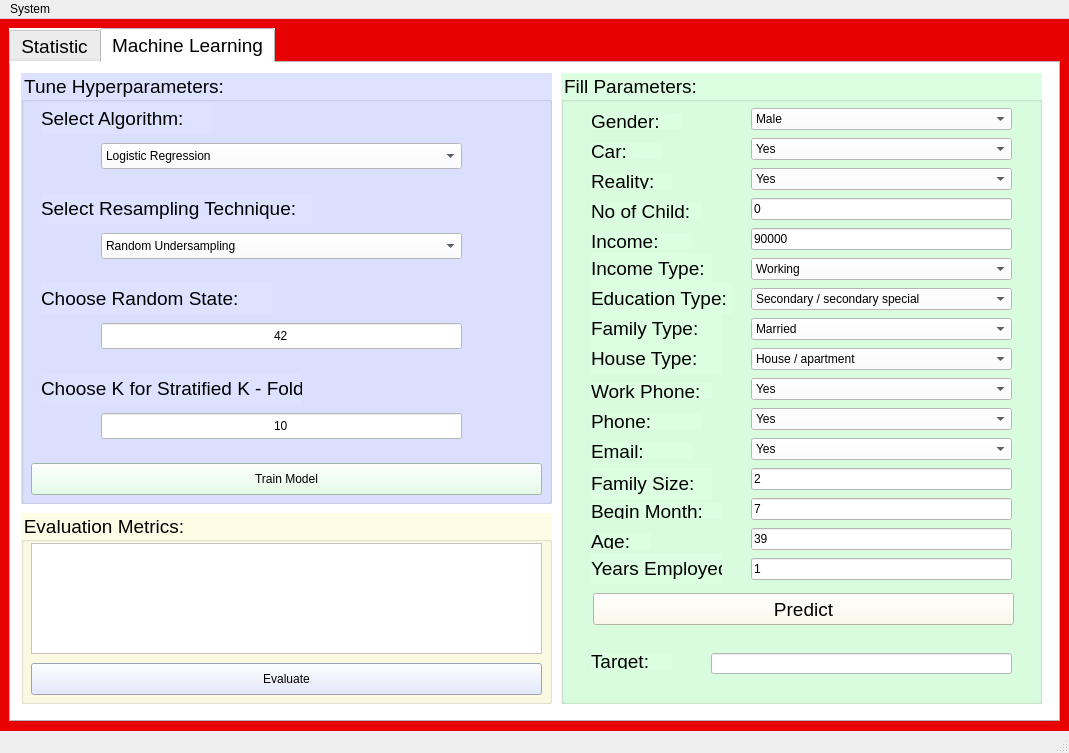
<?xml version="1.0" encoding="UTF-8"?>
<ui version="4.0">
 <class>MainWindow</class>
 <widget class="QMainWindow" name="MainWindow">
  <property name="geometry">
   <rect>
    <x>0</x>
    <y>0</y>
    <width>1069</width>
    <height>753</height>
   </rect>
  </property>
  <property name="windowTitle">
   <string>TTTKB</string>
  </property>
  <widget class="QWidget" name="centralwidget">
   <property name="styleSheet">
    <string notr="true">background-color: rgb(233, 0, 0);</string>
   </property>
   <layout class="QVBoxLayout" name="verticalLayout">
    <item>
     <widget class="QTabWidget" name="tabWidget">
      <property name="font">
       <font>
        <pointsize>14</pointsize>
       </font>
      </property>
      <property name="autoFillBackground">
       <bool>false</bool>
      </property>
      <property name="styleSheet">
       <string notr="true">background-color: rgb(255, 255, 255);</string>
      </property>
      <property name="currentIndex">
       <number>1</number>
      </property>
      <widget class="QWidget" name="tabStatistic">
       <attribute name="title">
        <string>Statistic</string>
       </attribute>
       <widget class="QGroupBox" name="groupBox">
        <property name="geometry">
         <rect>
          <x>10</x>
          <y>10</y>
          <width>311</width>
          <height>481</height>
         </rect>
        </property>
        <property name="font">
         <font>
          <pointsize>14</pointsize>
         </font>
        </property>
        <property name="styleSheet">
         <string notr="true">background-color: rgb(220, 226, 255);
color: rgb(0, 0, 0);</string>
        </property>
        <property name="title">
         <string>Functions:</string>
        </property>
        <widget class="QPushButton" name="pushButtonReality">
         <property name="geometry">
          <rect>
           <x>10</x>
           <y>30</y>
           <width>291</width>
           <height>31</height>
          </rect>
         </property>
         <property name="styleSheet">
          <string notr="true">background-color: rgb(255, 255, 255);</string>
         </property>
         <property name="text">
          <string>1. Distribution of Reality by Target</string>
         </property>
        </widget>
        <widget class="QPushButton" name="pushButtonCar">
         <property name="geometry">
          <rect>
           <x>10</x>
           <y>70</y>
           <width>291</width>
           <height>32</height>
          </rect>
         </property>
         <property name="styleSheet">
          <string notr="true">background-color: rgb(255, 255, 255);</string>
         </property>
         <property name="text">
          <string>2. Distribution of Car by Target</string>
         </property>
        </widget>
        <widget class="QPushButton" name="pushButtonGender">
         <property name="geometry">
          <rect>
           <x>10</x>
           <y>110</y>
           <width>291</width>
           <height>32</height>
          </rect>
         </property>
         <property name="styleSheet">
          <string notr="true">background-color: rgb(255, 255, 255);</string>
         </property>
         <property name="text">
          <string>3. Distribution of Gender by Target</string>
         </property>
        </widget>
        <widget class="QPushButton" name="pushButtonYear">
         <property name="geometry">
          <rect>
           <x>10</x>
           <y>150</y>
           <width>291</width>
           <height>32</height>
          </rect>
         </property>
         <property name="styleSheet">
          <string notr="true">background-color: rgb(255, 255, 255);</string>
         </property>
         <property name="text">
          <string>4. Distribution of Years Employed by Target</string>
         </property>
        </widget>
        <widget class="QLabel" name="labelYear">
         <property name="geometry">
          <rect>
           <x>10</x>
           <y>190</y>
           <width>61</width>
           <height>16</height>
          </rect>
         </property>
         <property name="font">
          <font>
           <pointsize>13</pointsize>
          </font>
         </property>
         <property name="autoFillBackground">
          <bool>false</bool>
         </property>
         <property name="text">
          <string>Year</string>
         </property>
        </widget>
        <widget class="QLabel" name="labelfromYear">
         <property name="geometry">
          <rect>
           <x>70</x>
           <y>190</y>
           <width>121</width>
           <height>16</height>
          </rect>
         </property>
         <property name="text">
          <string>From:</string>
         </property>
        </widget>
        <widget class="QLineEdit" name="lineEditfromYear">
         <property name="geometry">
          <rect>
           <x>120</x>
           <y>188</y>
           <width>31</width>
           <height>21</height>
          </rect>
         </property>
         <property name="styleSheet">
          <string notr="true">background-color: rgb(255, 255, 255);</string>
         </property>
         <property name="text">
          <string>0</string>
         </property>
         <property name="frame">
          <bool>false</bool>
         </property>
        </widget>
        <widget class="QLabel" name="labeltoYear">
         <property name="geometry">
          <rect>
           <x>180</x>
           <y>190</y>
           <width>121</width>
           <height>16</height>
          </rect>
         </property>
         <property name="text">
          <string>To:</string>
         </property>
        </widget>
        <widget class="QLineEdit" name="lineEdittoYear">
         <property name="geometry">
          <rect>
           <x>210</x>
           <y>188</y>
           <width>31</width>
           <height>21</height>
          </rect>
         </property>
         <property name="styleSheet">
          <string notr="true">background-color: rgb(255, 255, 255);</string>
         </property>
         <property name="text">
          <string>14</string>
         </property>
        </widget>
        <widget class="QPushButton" name="pushButtonAge">
         <property name="geometry">
          <rect>
           <x>10</x>
           <y>220</y>
           <width>291</width>
           <height>32</height>
          </rect>
         </property>
         <property name="styleSheet">
          <string notr="true">background-color: rgb(255, 255, 255);</string>
         </property>
         <property name="text">
          <string>5. Distribution of Age by Target</string>
         </property>
        </widget>
        <widget class="QLabel" name="labelAge">
         <property name="geometry">
          <rect>
           <x>10</x>
           <y>260</y>
           <width>60</width>
           <height>16</height>
          </rect>
         </property>
         <property name="text">
          <string>Age</string>
         </property>
        </widget>
        <widget class="QLabel" name="labelfromAge">
         <property name="geometry">
          <rect>
           <x>70</x>
           <y>260</y>
           <width>131</width>
           <height>16</height>
          </rect>
         </property>
         <property name="text">
          <string>From:</string>
         </property>
        </widget>
        <widget class="QLabel" name="labeltoAge">
         <property name="geometry">
          <rect>
           <x>180</x>
           <y>260</y>
           <width>121</width>
           <height>16</height>
          </rect>
         </property>
         <property name="text">
          <string>To:</string>
         </property>
        </widget>
        <widget class="QLineEdit" name="lineEditfromAge">
         <property name="geometry">
          <rect>
           <x>120</x>
           <y>258</y>
           <width>31</width>
           <height>21</height>
          </rect>
         </property>
         <property name="styleSheet">
          <string notr="true">background-color: rgb(255, 255, 255);</string>
         </property>
         <property name="text">
          <string>25</string>
         </property>
        </widget>
        <widget class="QLineEdit" name="lineEdittoAge">
         <property name="geometry">
          <rect>
           <x>210</x>
           <y>258</y>
           <width>31</width>
           <height>21</height>
          </rect>
         </property>
         <property name="styleSheet">
          <string notr="true">background-color: rgb(255, 255, 255);</string>
         </property>
         <property name="text">
          <string>55</string>
         </property>
        </widget>
        <widget class="QPushButton" name="pushButtonMonth">
         <property name="geometry">
          <rect>
           <x>10</x>
           <y>290</y>
           <width>291</width>
           <height>32</height>
          </rect>
         </property>
         <property name="styleSheet">
          <string notr="true">background-color: rgb(255, 255, 255);</string>
         </property>
         <property name="text">
          <string>6. Distribution of Months from Begin by Target</string>
         </property>
        </widget>
        <widget class="QLabel" name="labelMonth">
         <property name="geometry">
          <rect>
           <x>10</x>
           <y>330</y>
           <width>71</width>
           <height>16</height>
          </rect>
         </property>
         <property name="text">
          <string>Month</string>
         </property>
        </widget>
        <widget class="QLabel" name="labelfromMonth">
         <property name="geometry">
          <rect>
           <x>70</x>
           <y>330</y>
           <width>121</width>
           <height>16</height>
          </rect>
         </property>
         <property name="text">
          <string>From:</string>
         </property>
        </widget>
        <widget class="QLabel" name="labeltoMonth">
         <property name="geometry">
          <rect>
           <x>180</x>
           <y>330</y>
           <width>121</width>
           <height>16</height>
          </rect>
         </property>
         <property name="text">
          <string>To:</string>
         </property>
        </widget>
        <widget class="QLineEdit" name="lineEditfromMonth">
         <property name="geometry">
          <rect>
           <x>120</x>
           <y>328</y>
           <width>31</width>
           <height>21</height>
          </rect>
         </property>
         <property name="styleSheet">
          <string notr="true">background-color: rgb(255, 255, 255);</string>
         </property>
         <property name="text">
          <string>0</string>
         </property>
        </widget>
        <widget class="QLineEdit" name="lineEdittoMonth">
         <property name="geometry">
          <rect>
           <x>210</x>
           <y>328</y>
           <width>31</width>
           <height>21</height>
          </rect>
         </property>
         <property name="styleSheet">
          <string notr="true">background-color: rgb(255, 255, 255);</string>
         </property>
         <property name="text">
          <string>25</string>
         </property>
        </widget>
        <widget class="QPushButton" name="pushButtonInType">
         <property name="geometry">
          <rect>
           <x>10</x>
           <y>360</y>
           <width>291</width>
           <height>32</height>
          </rect>
         </property>
         <property name="styleSheet">
          <string notr="true">background-color: rgb(255, 255, 255);</string>
         </property>
         <property name="text">
          <string>7. Comparison of Income Type by Target</string>
         </property>
        </widget>
        <widget class="QPushButton" name="pushButtonEduType">
         <property name="geometry">
          <rect>
           <x>10</x>
           <y>400</y>
           <width>291</width>
           <height>32</height>
          </rect>
         </property>
         <property name="styleSheet">
          <string notr="true">background-color: rgb(255, 255, 255);</string>
         </property>
         <property name="text">
          <string>8. Comparison of Education Type by Target</string>
         </property>
        </widget>
        <widget class="QPushButton" name="pushButtonFalType">
         <property name="geometry">
          <rect>
           <x>10</x>
           <y>440</y>
           <width>291</width>
           <height>32</height>
          </rect>
         </property>
         <property name="styleSheet">
          <string notr="true">background-color: rgb(255, 255, 255);</string>
         </property>
         <property name="text">
          <string>9. Comparison of Family Type by Target</string>
         </property>
        </widget>
       </widget>
       <widget class="QGroupBox" name="groupBox_2">
        <property name="geometry">
         <rect>
          <x>330</x>
          <y>10</y>
          <width>711</width>
          <height>231</height>
         </rect>
        </property>
        <property name="font">
         <font>
          <pointsize>14</pointsize>
         </font>
        </property>
        <property name="styleSheet">
         <string notr="true">color: rgb(0, 0, 0);
background-color: rgb(221, 255, 225);</string>
        </property>
        <property name="title">
         <string>List of Data:</string>
        </property>
        <widget class="QTableWidget" name="tableWidgetStatistic">
         <property name="geometry">
          <rect>
           <x>10</x>
           <y>30</y>
           <width>691</width>
           <height>192</height>
          </rect>
         </property>
         <property name="styleSheet">
          <string notr="true">background-color: rgb(255, 255, 255);</string>
         </property>
        </widget>
       </widget>
       <widget class="QGroupBox" name="groupBox_3">
        <property name="geometry">
         <rect>
          <x>330</x>
          <y>250</y>
          <width>711</width>
          <height>401</height>
         </rect>
        </property>
        <property name="font">
         <font>
          <pointsize>14</pointsize>
         </font>
        </property>
        <property name="styleSheet">
         <string notr="true">color: rgb(0, 0, 0);
background-color: rgb(255, 252, 230);</string>
        </property>
        <property name="title">
         <string>Data Visualization:</string>
        </property>
        <widget class="QWidget" name="verticalLayoutWidget">
         <property name="geometry">
          <rect>
           <x>10</x>
           <y>30</y>
           <width>691</width>
           <height>361</height>
          </rect>
         </property>
         <layout class="QVBoxLayout" name="verticalLayoutPlot"/>
        </widget>
       </widget>
       <widget class="QLabel" name="labelSLogo">
        <property name="geometry">
         <rect>
          <x>60</x>
          <y>510</y>
          <width>211</width>
          <height>91</height>
         </rect>
        </property>
        <property name="text">
         <string/>
        </property>
        <property name="scaledContents">
         <bool>true</bool>
        </property>
       </widget>
       <widget class="QLabel" name="labelSName">
        <property name="geometry">
         <rect>
          <x>10</x>
          <y>610</y>
          <width>311</width>
          <height>51</height>
         </rect>
        </property>
        <property name="font">
         <font>
          <pointsize>16</pointsize>
          <weight>75</weight>
          <bold>true</bold>
         </font>
        </property>
        <property name="styleSheet">
         <string notr="true">color: rgb(233, 0, 0);</string>
        </property>
        <property name="text">
         <string>Ngân hàng TMCP Kỹ thương Việt Nam</string>
        </property>
        <property name="alignment">
         <set>Qt::AlignCenter</set>
        </property>
       </widget>
      </widget>
      <widget class="QWidget" name="tabML">
       <attribute name="title">
        <string>Machine Learning</string>
       </attribute>
       <widget class="QGroupBox" name="groupBox_4">
        <property name="geometry">
         <rect>
          <x>10</x>
          <y>10</y>
          <width>531</width>
          <height>431</height>
         </rect>
        </property>
        <property name="font">
         <font>
          <pointsize>14</pointsize>
         </font>
        </property>
        <property name="styleSheet">
         <string notr="true">background-color: rgb(220, 226, 255);
color: rgb(0, 0, 0);</string>
        </property>
        <property name="title">
         <string>Tune Hyperparameters:</string>
        </property>
        <property name="flat">
         <bool>true</bool>
        </property>
        <widget class="QComboBox" name="cboAlgorithm">
         <property name="geometry">
          <rect>
           <x>80</x>
           <y>70</y>
           <width>361</width>
           <height>26</height>
          </rect>
         </property>
         <property name="styleSheet">
          <string notr="true">background-color: rgb(255, 255, 255);</string>
         </property>
         <item>
          <property name="text">
           <string>Logistic Regression</string>
          </property>
         </item>
         <item>
          <property name="text">
           <string>Decision Tree</string>
          </property>
         </item>
         <item>
          <property name="text">
           <string>Random Forest</string>
          </property>
         </item>
         <item>
          <property name="text">
           <string>Category Boosting</string>
          </property>
         </item>
         <item>
          <property name="text">
           <string>K-Nearest Neighbors</string>
          </property>
         </item>
        </widget>
        <widget class="QLabel" name="labelAlgorithm">
         <property name="geometry">
          <rect>
           <x>20</x>
           <y>30</y>
           <width>171</width>
           <height>31</height>
          </rect>
         </property>
         <property name="font">
          <font>
           <pointsize>14</pointsize>
          </font>
         </property>
         <property name="text">
          <string>Select Algorithm:</string>
         </property>
        </widget>
        <widget class="QLabel" name="labelTechnique">
         <property name="geometry">
          <rect>
           <x>20</x>
           <y>120</y>
           <width>271</width>
           <height>31</height>
          </rect>
         </property>
         <property name="font">
          <font>
           <pointsize>14</pointsize>
          </font>
         </property>
         <property name="text">
          <string>Select Resampling Technique:</string>
         </property>
        </widget>
        <widget class="QComboBox" name="cboTechnique">
         <property name="geometry">
          <rect>
           <x>80</x>
           <y>160</y>
           <width>361</width>
           <height>26</height>
          </rect>
         </property>
         <property name="styleSheet">
          <string notr="true">background-color: rgb(255, 255, 255);</string>
         </property>
         <item>
          <property name="text">
           <string>Random Undersampling</string>
          </property>
         </item>
         <item>
          <property name="text">
           <string>All K-Nearest Neighbors</string>
          </property>
         </item>
         <item>
          <property name="text">
           <string>Random Oversampling</string>
          </property>
         </item>
         <item>
          <property name="text">
           <string>Synthetic Minority Oversampling Technique (SMOTE)</string>
          </property>
         </item>
         <item>
          <property name="text">
           <string>SMOTE combines Tomek</string>
          </property>
         </item>
        </widget>
        <widget class="QLabel" name="labelRState">
         <property name="geometry">
          <rect>
           <x>20</x>
           <y>210</y>
           <width>231</width>
           <height>31</height>
          </rect>
         </property>
         <property name="font">
          <font>
           <pointsize>14</pointsize>
          </font>
         </property>
         <property name="text">
          <string>Choose Random State:</string>
         </property>
        </widget>
        <widget class="QLineEdit" name="lineEditRState">
         <property name="geometry">
          <rect>
           <x>80</x>
           <y>250</y>
           <width>361</width>
           <height>26</height>
          </rect>
         </property>
         <property name="styleSheet">
          <string notr="true">background-color: rgb(255, 255, 255);</string>
         </property>
         <property name="text">
          <string>42</string>
         </property>
         <property name="alignment">
          <set>Qt::AlignCenter</set>
         </property>
        </widget>
        <widget class="QLabel" name="labelKFold">
         <property name="geometry">
          <rect>
           <x>20</x>
           <y>300</y>
           <width>261</width>
           <height>31</height>
          </rect>
         </property>
         <property name="font">
          <font>
           <pointsize>14</pointsize>
          </font>
         </property>
         <property name="text">
          <string>Choose K for Stratified K - Fold:</string>
         </property>
        </widget>
        <widget class="QLineEdit" name="lineEditKFold">
         <property name="geometry">
          <rect>
           <x>80</x>
           <y>340</y>
           <width>361</width>
           <height>26</height>
          </rect>
         </property>
         <property name="styleSheet">
          <string notr="true">background-color: rgb(255, 255, 255);</string>
         </property>
         <property name="text">
          <string>10</string>
         </property>
         <property name="alignment">
          <set>Qt::AlignCenter</set>
         </property>
        </widget>
        <widget class="QPushButton" name="pushButtonTrain">
         <property name="geometry">
          <rect>
           <x>10</x>
           <y>390</y>
           <width>511</width>
           <height>32</height>
          </rect>
         </property>
         <property name="styleSheet">
          <string notr="true">background-color: rgb(221, 255, 225);</string>
         </property>
         <property name="text">
          <string>Train Model</string>
         </property>
        </widget>
       </widget>
       <widget class="QGroupBox" name="groupBox_5">
        <property name="geometry">
         <rect>
          <x>550</x>
          <y>10</y>
          <width>481</width>
          <height>631</height>
         </rect>
        </property>
        <property name="font">
         <font>
          <pointsize>14</pointsize>
         </font>
        </property>
        <property name="styleSheet">
         <string notr="true">color: rgb(0, 0, 0);
background-color: rgb(221, 255, 225);</string>
        </property>
        <property name="title">
         <string>Fill Parameters:</string>
        </property>
        <property name="flat">
         <bool>true</bool>
        </property>
        <widget class="QLabel" name="labelGender">
         <property name="geometry">
          <rect>
           <x>30</x>
           <y>40</y>
           <width>91</width>
           <height>16</height>
          </rect>
         </property>
         <property name="font">
          <font>
           <pointsize>14</pointsize>
          </font>
         </property>
         <property name="text">
          <string>Gender:</string>
         </property>
        </widget>
        <widget class="QLabel" name="labelCar">
         <property name="geometry">
          <rect>
           <x>30</x>
           <y>70</y>
           <width>71</width>
           <height>16</height>
          </rect>
         </property>
         <property name="font">
          <font>
           <pointsize>14</pointsize>
          </font>
         </property>
         <property name="text">
          <string>Car:</string>
         </property>
        </widget>
        <widget class="QLabel" name="labelReality">
         <property name="geometry">
          <rect>
           <x>30</x>
           <y>100</y>
           <width>81</width>
           <height>16</height>
          </rect>
         </property>
         <property name="font">
          <font>
           <pointsize>14</pointsize>
          </font>
         </property>
         <property name="text">
          <string>Reality:</string>
         </property>
        </widget>
        <widget class="QLabel" name="labelChild">
         <property name="geometry">
          <rect>
           <x>30</x>
           <y>130</y>
           <width>111</width>
           <height>16</height>
          </rect>
         </property>
         <property name="font">
          <font>
           <pointsize>14</pointsize>
          </font>
         </property>
         <property name="text">
          <string>No of Child:</string>
         </property>
        </widget>
        <widget class="QLabel" name="labelIncome">
         <property name="geometry">
          <rect>
           <x>30</x>
           <y>160</y>
           <width>101</width>
           <height>16</height>
          </rect>
         </property>
         <property name="font">
          <font>
           <pointsize>14</pointsize>
          </font>
         </property>
         <property name="text">
          <string>Income:</string>
         </property>
        </widget>
        <widget class="QLabel" name="labelIntType">
         <property name="geometry">
          <rect>
           <x>30</x>
           <y>180</y>
           <width>121</width>
           <height>31</height>
          </rect>
         </property>
         <property name="font">
          <font>
           <pointsize>14</pointsize>
          </font>
         </property>
         <property name="text">
          <string>Income Type:</string>
         </property>
        </widget>
        <widget class="QLabel" name="labelEduType">
         <property name="geometry">
          <rect>
           <x>30</x>
           <y>210</y>
           <width>141</width>
           <height>31</height>
          </rect>
         </property>
         <property name="font">
          <font>
           <pointsize>14</pointsize>
          </font>
         </property>
         <property name="text">
          <string>Education Type:</string>
         </property>
        </widget>
        <widget class="QLabel" name="labelFalType">
         <property name="geometry">
          <rect>
           <x>30</x>
           <y>240</y>
           <width>131</width>
           <height>31</height>
          </rect>
         </property>
         <property name="font">
          <font>
           <pointsize>14</pointsize>
          </font>
         </property>
         <property name="text">
          <string>Family Type:</string>
         </property>
        </widget>
        <widget class="QLabel" name="labelHouseType">
         <property name="geometry">
          <rect>
           <x>30</x>
           <y>270</y>
           <width>131</width>
           <height>31</height>
          </rect>
         </property>
         <property name="font">
          <font>
           <pointsize>14</pointsize>
          </font>
         </property>
         <property name="text">
          <string>House Type:</string>
         </property>
        </widget>
        <widget class="QLabel" name="labeWorkPhone">
         <property name="geometry">
          <rect>
           <x>30</x>
           <y>310</y>
           <width>121</width>
           <height>16</height>
          </rect>
         </property>
         <property name="font">
          <font>
           <pointsize>14</pointsize>
          </font>
         </property>
         <property name="text">
          <string>Work Phone:</string>
         </property>
        </widget>
        <widget class="QLabel" name="labelPhone">
         <property name="geometry">
          <rect>
           <x>30</x>
           <y>340</y>
           <width>111</width>
           <height>16</height>
          </rect>
         </property>
         <property name="font">
          <font>
           <pointsize>14</pointsize>
          </font>
         </property>
         <property name="text">
          <string>Phone:</string>
         </property>
        </widget>
        <widget class="QLabel" name="labelEmail">
         <property name="geometry">
          <rect>
           <x>30</x>
           <y>370</y>
           <width>101</width>
           <height>16</height>
          </rect>
         </property>
         <property name="font">
          <font>
           <pointsize>14</pointsize>
          </font>
         </property>
         <property name="text">
          <string>Email:</string>
         </property>
        </widget>
        <widget class="QLabel" name="labelFalSize">
         <property name="geometry">
          <rect>
           <x>30</x>
           <y>395</y>
           <width>121</width>
           <height>31</height>
          </rect>
         </property>
         <property name="font">
          <font>
           <pointsize>14</pointsize>
          </font>
         </property>
         <property name="text">
          <string>Family Size:</string>
         </property>
        </widget>
        <widget class="QLabel" name="labelBeginMonth">
         <property name="geometry">
          <rect>
           <x>30</x>
           <y>430</y>
           <width>131</width>
           <height>16</height>
          </rect>
         </property>
         <property name="font">
          <font>
           <pointsize>14</pointsize>
          </font>
         </property>
         <property name="text">
          <string>Begin Month:</string>
         </property>
        </widget>
        <widget class="QLabel" name="labelAge_2">
         <property name="geometry">
          <rect>
           <x>30</x>
           <y>460</y>
           <width>60</width>
           <height>16</height>
          </rect>
         </property>
         <property name="font">
          <font>
           <pointsize>14</pointsize>
          </font>
         </property>
         <property name="text">
          <string>Age:</string>
         </property>
        </widget>
        <widget class="QLabel" name="labelYears">
         <property name="geometry">
          <rect>
           <x>30</x>
           <y>480</y>
           <width>131</width>
           <height>31</height>
          </rect>
         </property>
         <property name="font">
          <font>
           <pointsize>14</pointsize>
          </font>
         </property>
         <property name="text">
          <string>Years Employed:</string>
         </property>
        </widget>
        <widget class="QPushButton" name="pushButtonPredict">
         <property name="geometry">
          <rect>
           <x>32</x>
           <y>520</y>
           <width>421</width>
           <height>32</height>
          </rect>
         </property>
         <property name="font">
          <font>
           <pointsize>14</pointsize>
          </font>
         </property>
         <property name="styleSheet">
          <string notr="true">background-color: rgb(255, 252, 230);</string>
         </property>
         <property name="text">
          <string>Predict</string>
         </property>
        </widget>
        <widget class="QLabel" name="labelTarget">
         <property name="geometry">
          <rect>
           <x>30</x>
           <y>580</y>
           <width>81</width>
           <height>16</height>
          </rect>
         </property>
         <property name="font">
          <font>
           <pointsize>14</pointsize>
          </font>
         </property>
         <property name="text">
          <string>Target:</string>
         </property>
        </widget>
        <widget class="QComboBox" name="cboGender">
         <property name="geometry">
          <rect>
           <x>190</x>
           <y>35</y>
           <width>261</width>
           <height>22</height>
          </rect>
         </property>
         <property name="styleSheet">
          <string notr="true">background-color: rgb(255, 255, 255);</string>
         </property>
         <item>
          <property name="text">
           <string>Male</string>
          </property>
         </item>
         <item>
          <property name="text">
           <string>Female</string>
          </property>
         </item>
        </widget>
        <widget class="QComboBox" name="cboCar">
         <property name="geometry">
          <rect>
           <x>190</x>
           <y>65</y>
           <width>261</width>
           <height>22</height>
          </rect>
         </property>
         <property name="styleSheet">
          <string notr="true">background-color: rgb(255, 255, 255);</string>
         </property>
         <item>
          <property name="text">
           <string>Yes</string>
          </property>
         </item>
         <item>
          <property name="text">
           <string>No</string>
          </property>
         </item>
        </widget>
        <widget class="QComboBox" name="cboReality">
         <property name="geometry">
          <rect>
           <x>190</x>
           <y>95</y>
           <width>261</width>
           <height>22</height>
          </rect>
         </property>
         <property name="styleSheet">
          <string notr="true">background-color: rgb(255, 255, 255);</string>
         </property>
         <item>
          <property name="text">
           <string>Yes</string>
          </property>
         </item>
         <item>
          <property name="text">
           <string>No</string>
          </property>
         </item>
        </widget>
        <widget class="QLineEdit" name="lineEditChild">
         <property name="geometry">
          <rect>
           <x>190</x>
           <y>125</y>
           <width>261</width>
           <height>22</height>
          </rect>
         </property>
         <property name="styleSheet">
          <string notr="true">background-color: rgb(255, 255, 255);</string>
         </property>
         <property name="text">
          <string>0</string>
         </property>
        </widget>
        <widget class="QLineEdit" name="lineEditIncome">
         <property name="geometry">
          <rect>
           <x>190</x>
           <y>155</y>
           <width>261</width>
           <height>22</height>
          </rect>
         </property>
         <property name="styleSheet">
          <string notr="true">background-color: rgb(255, 255, 255);</string>
         </property>
         <property name="text">
          <string>90000</string>
         </property>
        </widget>
        <widget class="QComboBox" name="cboInType">
         <property name="geometry">
          <rect>
           <x>190</x>
           <y>185</y>
           <width>261</width>
           <height>22</height>
          </rect>
         </property>
         <property name="styleSheet">
          <string notr="true">background-color: rgb(255, 255, 255);</string>
         </property>
         <item>
          <property name="text">
           <string>Working</string>
          </property>
         </item>
         <item>
          <property name="text">
           <string>Commercial associate</string>
          </property>
         </item>
         <item>
          <property name="text">
           <string>State servant</string>
          </property>
         </item>
         <item>
          <property name="text">
           <string>Student</string>
          </property>
         </item>
         <item>
          <property name="text">
           <string>Pensioner</string>
          </property>
         </item>
        </widget>
        <widget class="QComboBox" name="cboEduType">
         <property name="geometry">
          <rect>
           <x>190</x>
           <y>215</y>
           <width>261</width>
           <height>22</height>
          </rect>
         </property>
         <property name="toolTipDuration">
          <number>-1</number>
         </property>
         <property name="styleSheet">
          <string notr="true">background-color: rgb(255, 255, 255);</string>
         </property>
         <item>
          <property name="text">
           <string>Secondary / secondary special</string>
          </property>
         </item>
         <item>
          <property name="text">
           <string>Higher education</string>
          </property>
         </item>
         <item>
          <property name="text">
           <string>Incomplete higher</string>
          </property>
         </item>
         <item>
          <property name="text">
           <string>Lower secondary</string>
          </property>
         </item>
         <item>
          <property name="text">
           <string>Academic degree</string>
          </property>
         </item>
        </widget>
        <widget class="QComboBox" name="cboFalType">
         <property name="geometry">
          <rect>
           <x>190</x>
           <y>245</y>
           <width>261</width>
           <height>22</height>
          </rect>
         </property>
         <property name="styleSheet">
          <string notr="true">background-color: rgb(255, 255, 255);</string>
         </property>
         <item>
          <property name="text">
           <string>Married</string>
          </property>
         </item>
         <item>
          <property name="text">
           <string>Single / not married</string>
          </property>
         </item>
         <item>
          <property name="text">
           <string>Civil marriage</string>
          </property>
         </item>
         <item>
          <property name="text">
           <string>Separated</string>
          </property>
         </item>
         <item>
          <property name="text">
           <string>Widow</string>
          </property>
         </item>
        </widget>
        <widget class="QComboBox" name="cboHouType">
         <property name="geometry">
          <rect>
           <x>190</x>
           <y>275</y>
           <width>261</width>
           <height>22</height>
          </rect>
         </property>
         <property name="styleSheet">
          <string notr="true">background-color: rgb(255, 255, 255);</string>
         </property>
         <item>
          <property name="text">
           <string>House / apartment</string>
          </property>
         </item>
         <item>
          <property name="text">
           <string>Rented apartment</string>
          </property>
         </item>
         <item>
          <property name="text">
           <string>Municipal apartment</string>
          </property>
         </item>
         <item>
          <property name="text">
           <string>With parents</string>
          </property>
         </item>
         <item>
          <property name="text">
           <string>Co-op apartment</string>
          </property>
         </item>
         <item>
          <property name="text">
           <string>Office apartment</string>
          </property>
         </item>
        </widget>
        <widget class="QComboBox" name="cboWorkPhone">
         <property name="geometry">
          <rect>
           <x>190</x>
           <y>305</y>
           <width>261</width>
           <height>22</height>
          </rect>
         </property>
         <property name="styleSheet">
          <string notr="true">background-color: rgb(255, 255, 255);</string>
         </property>
         <item>
          <property name="text">
           <string>Yes</string>
          </property>
         </item>
         <item>
          <property name="text">
           <string>No</string>
          </property>
         </item>
        </widget>
        <widget class="QComboBox" name="cboPhone">
         <property name="geometry">
          <rect>
           <x>190</x>
           <y>335</y>
           <width>261</width>
           <height>22</height>
          </rect>
         </property>
         <property name="styleSheet">
          <string notr="true">background-color: rgb(255, 255, 255);</string>
         </property>
         <item>
          <property name="text">
           <string>Yes</string>
          </property>
         </item>
         <item>
          <property name="text">
           <string>No</string>
          </property>
         </item>
        </widget>
        <widget class="QComboBox" name="cboEmail">
         <property name="geometry">
          <rect>
           <x>190</x>
           <y>365</y>
           <width>261</width>
           <height>22</height>
          </rect>
         </property>
         <property name="styleSheet">
          <string notr="true">background-color: rgb(255, 255, 255);</string>
         </property>
         <item>
          <property name="text">
           <string>Yes</string>
          </property>
         </item>
         <item>
          <property name="text">
           <string>No</string>
          </property>
         </item>
        </widget>
        <widget class="QLineEdit" name="lineEditFalSize">
         <property name="geometry">
          <rect>
           <x>190</x>
           <y>395</y>
           <width>261</width>
           <height>22</height>
          </rect>
         </property>
         <property name="styleSheet">
          <string notr="true">background-color: rgb(255, 255, 255);</string>
         </property>
         <property name="text">
          <string>2</string>
         </property>
        </widget>
        <widget class="QLineEdit" name="lineEditBeginMonth">
         <property name="geometry">
          <rect>
           <x>190</x>
           <y>425</y>
           <width>261</width>
           <height>22</height>
          </rect>
         </property>
         <property name="styleSheet">
          <string notr="true">background-color: rgb(255, 255, 255);</string>
         </property>
         <property name="text">
          <string>7</string>
         </property>
        </widget>
        <widget class="QLineEdit" name="lineEditAge">
         <property name="geometry">
          <rect>
           <x>190</x>
           <y>455</y>
           <width>261</width>
           <height>22</height>
          </rect>
         </property>
         <property name="styleSheet">
          <string notr="true">background-color: rgb(255, 255, 255);</string>
         </property>
         <property name="text">
          <string>39</string>
         </property>
        </widget>
        <widget class="QLineEdit" name="lineEditYears">
         <property name="geometry">
          <rect>
           <x>190</x>
           <y>485</y>
           <width>261</width>
           <height>22</height>
          </rect>
         </property>
         <property name="styleSheet">
          <string notr="true">background-color: rgb(255, 255, 255);</string>
         </property>
         <property name="text">
          <string>1</string>
         </property>
        </widget>
        <widget class="QLineEdit" name="lineEditTarget">
         <property name="geometry">
          <rect>
           <x>150</x>
           <y>580</y>
           <width>301</width>
           <height>21</height>
          </rect>
         </property>
         <property name="styleSheet">
          <string notr="true">background-color: rgb(255, 255, 255);</string>
         </property>
        </widget>
       </widget>
       <widget class="QGroupBox" name="groupBox_6">
        <property name="geometry">
         <rect>
          <x>10</x>
          <y>450</y>
          <width>531</width>
          <height>191</height>
         </rect>
        </property>
        <property name="font">
         <font>
          <pointsize>14</pointsize>
         </font>
        </property>
        <property name="styleSheet">
         <string notr="true">color: rgb(0, 0, 0);
background-color: rgb(255, 252, 230);</string>
        </property>
        <property name="title">
         <string>Evaluation Metrics:</string>
        </property>
        <property name="flat">
         <bool>true</bool>
        </property>
        <widget class="QTableWidget" name="tableWidgetMetrics">
         <property name="geometry">
          <rect>
           <x>10</x>
           <y>30</y>
           <width>511</width>
           <height>111</height>
          </rect>
         </property>
         <property name="styleSheet">
          <string notr="true">background-color: rgb(255, 255, 255);</string>
         </property>
        </widget>
        <widget class="QPushButton" name="pushButtonEvaluate">
         <property name="geometry">
          <rect>
           <x>10</x>
           <y>150</y>
           <width>511</width>
           <height>32</height>
          </rect>
         </property>
         <property name="styleSheet">
          <string notr="true">background-color: rgb(220, 226, 255);</string>
         </property>
         <property name="text">
          <string>Evaluate</string>
         </property>
        </widget>
       </widget>
      </widget>
     </widget>
    </item>
   </layout>
  </widget>
  <widget class="QMenuBar" name="menubar">
   <property name="geometry">
    <rect>
     <x>0</x>
     <y>0</y>
     <width>1069</width>
     <height>24</height>
    </rect>
   </property>
   <widget class="QMenu" name="menuSystem">
    <property name="title">
     <string>System</string>
    </property>
    <addaction name="actionConnect_Databse"/>
    <addaction name="separator"/>
   </widget>
   <addaction name="menuSystem"/>
  </widget>
  <widget class="QStatusBar" name="statusbar"/>
  <action name="actionConnect_Databse">
   <property name="text">
    <string>Connect Databse</string>
   </property>
  </action>
 </widget>
 <resources/>
 <connections/>
</ui>
